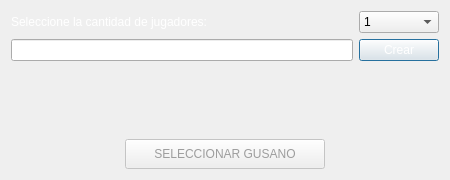
<?xml version="1.0" encoding="UTF-8"?>
<ui version="4.0">
 <class>createPopUp</class>
 <widget class="QDialog" name="createPopUp">
  <property name="geometry">
   <rect>
    <x>0</x>
    <y>0</y>
    <width>450</width>
    <height>180</height>
   </rect>
  </property>
  <property name="windowTitle">
   <string>Dialog</string>
  </property>
  <property name="styleSheet">
   <string notr="true">background-image: url(:BackgroundPopUp.jpg);</string>
  </property>
  <layout class="QVBoxLayout" name="verticalLayout">
   <item>
    <layout class="QHBoxLayout" name="horizontalLayout_2">
     <item>
      <widget class="QLabel" name="labelPlayers">
       <property name="enabled">
        <bool>true</bool>
       </property>
       <property name="styleSheet">
        <string notr="true">color: rgb(255, 255, 255);</string>
       </property>
       <property name="text">
        <string>Seleccione la cantidad de jugadores:</string>
       </property>
      </widget>
     </item>
     <item>
      <widget class="QComboBox" name="playersNumber">
       <property name="enabled">
        <bool>true</bool>
       </property>
       <property name="maximumSize">
        <size>
         <width>80</width>
         <height>16777215</height>
        </size>
       </property>
       <property name="styleSheet">
        <string notr="true">background-image: url(:BackgroundPopUp.jpg);</string>
       </property>
       <item>
        <property name="text">
         <string>1</string>
        </property>
       </item>
       <item>
        <property name="text">
         <string>2</string>
        </property>
       </item>
       <item>
        <property name="text">
         <string>3</string>
        </property>
       </item>
       <item>
        <property name="text">
         <string>4</string>
        </property>
       </item>
      </widget>
     </item>
    </layout>
   </item>
   <item>
    <layout class="QHBoxLayout" name="horizontalLayout_3"/>
   </item>
   <item>
    <layout class="QHBoxLayout" name="horizontalLayout">
     <item>
      <widget class="QLineEdit" name="labelName">
       <property name="enabled">
        <bool>true</bool>
       </property>
       <property name="styleSheet">
        <string notr="true">color: rgb(255, 255, 255);</string>
       </property>
       <property name="text">
        <string>Game name</string>
       </property>
      </widget>
     </item>
     <item>
      <widget class="QPushButton" name="createButton">
       <property name="styleSheet">
        <string notr="true">color: rgb(255, 255, 255);</string>
       </property>
       <property name="text">
        <string>Crear</string>
       </property>
      </widget>
     </item>
    </layout>
   </item>
   <item>
    <widget class="QLabel" name="labelConfirm">
     <property name="enabled">
      <bool>false</bool>
     </property>
     <property name="styleSheet">
      <string notr="true">color: rgb(255, 255, 255);</string>
     </property>
     <property name="text">
      <string/>
     </property>
    </widget>
   </item>
   <item>
    <layout class="QHBoxLayout" name="horizontalLayout_4">
     <item>
      <widget class="QPushButton" name="ACEPTAR">
       <property name="enabled">
        <bool>false</bool>
       </property>
       <property name="sizePolicy">
        <sizepolicy hsizetype="Minimum" vsizetype="Minimum">
         <horstretch>0</horstretch>
         <verstretch>0</verstretch>
        </sizepolicy>
       </property>
       <property name="minimumSize">
        <size>
         <width>0</width>
         <height>0</height>
        </size>
       </property>
       <property name="maximumSize">
        <size>
         <width>200</width>
         <height>30</height>
        </size>
       </property>
       <property name="layoutDirection">
        <enum>Qt::LeftToRight</enum>
       </property>
       <property name="styleSheet">
        <string notr="true">color: rgb(157, 157, 157);</string>
       </property>
       <property name="text">
        <string>SELECCIONAR GUSANO</string>
       </property>
      </widget>
     </item>
    </layout>
   </item>
  </layout>
 </widget>
 <resources/>
 <connections/>
</ui>
